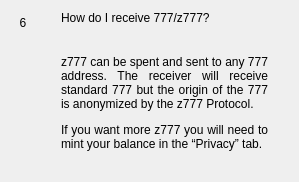
                  <widget class="QWidget" name="widgetFaq6" native="true">
                   <layout class="QHBoxLayout" name="horizontalpage_6" stretch="0,1">
                    <item alignment="Qt::AlignTop">
                     <widget class="QLabel" name="labelNumber6">
                      <property name="minimumSize">
                       <size>
                        <width>24</width>
                        <height>24</height>
                       </size>
                      </property>
                      <property name="maximumSize">
                       <size>
                        <width>16777215</width>
                        <height>24</height>
                       </size>
                      </property>
                      <property name="text">
                       <string>6</string>
                      </property>
                      <property name="alignment">
                       <set>Qt::AlignCenter</set>
                      </property>
                     </widget>
                    </item>
                    <item>
                     <layout class="QVBoxLayout" name="verticalLayoutpage_6">
                      <property name="spacing">
                       <number>0</number>
                      </property>
                      <property name="leftMargin">
                       <number>20</number>
                      </property>
                      <property name="rightMargin">
                       <number>20</number>
                      </property>
                      <item>
                       <widget class="QLabel" name="labelSubtitle6">
                        <property name="text">
                         <string>How do I receive 777/z777?</string>
                        </property>
                        <property name="wordWrap">
                         <bool>true</bool>
                        </property>
                       </widget>
                      </item>
                      <item>
                       <spacer name="verticalSpacer_60">
                        <property name="orientation">
                         <enum>Qt::Vertical</enum>
                        </property>
                        <property name="sizeType">
                         <enum>QSizePolicy::Fixed</enum>
                        </property>
                        <property name="sizeHint" stdset="0">
                         <size>
                          <width>20</width>
                          <height>30</height>
                         </size>
                        </property>
                       </spacer>
                      </item>
                      <item>
                       <widget class="QLabel" name="labelContent6">
                        <property name="text">
                         <string>
                           &lt;html&gt;&lt;head/&gt;&lt;body&gt;&lt;p align=&quot;justify&quot;&gt;
                           z777 can be spent and sent to any 777 address. The receiver will
                           receive standard 777 but the origin of the 777 is anonymized by the z777 Protocol.
                           &lt;/p&gt;&lt;p align=&quot;justify&quot;&gt;
                           If you want more z777 you will need to mint your balance in the “Privacy” tab.
                           &lt;/p&gt;&lt;/body&gt;&lt;/html&gt;
                         </string>
                        </property>
                        <property name="alignment">
                         <set>Qt::AlignLeading|Qt::AlignLeft|Qt::AlignTop</set>
                        </property>
                        <property name="wordWrap">
                         <bool>true</bool>
                        </property>
                       </widget>
                      </item>
                      <item>
                       <spacer name="verticalSpacer_61">
                        <property name="orientation">
                         <enum>Qt::Vertical</enum>
                        </property>
                        <property name="sizeHint" stdset="0">
                         <size>
                          <width>20</width>
                          <height>20</height>
                         </size>
                        </property>
                       </spacer>
                      </item>
                     </layout>
                    </item>
                   </layout>
                  </widget>
